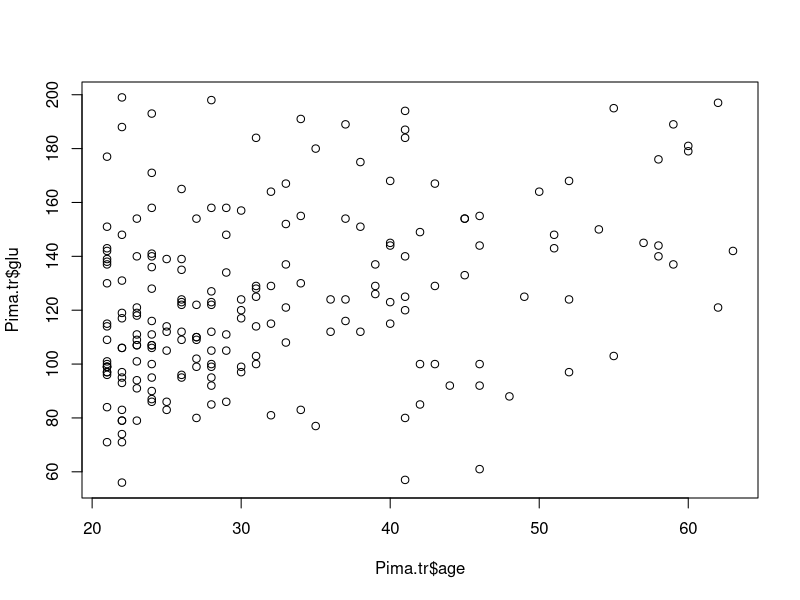
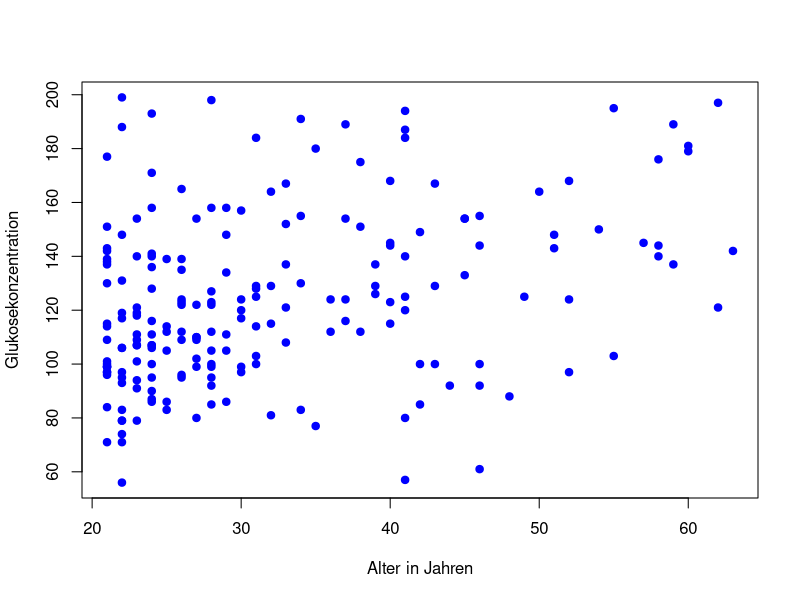
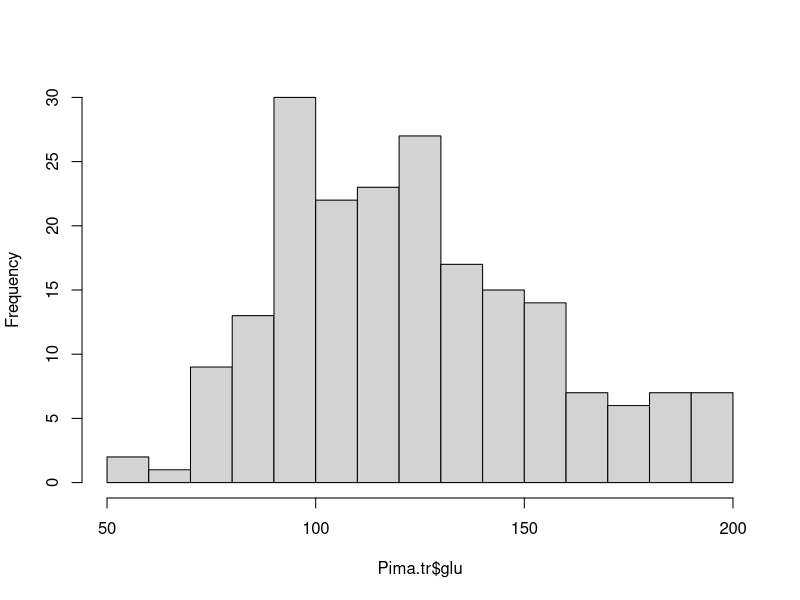
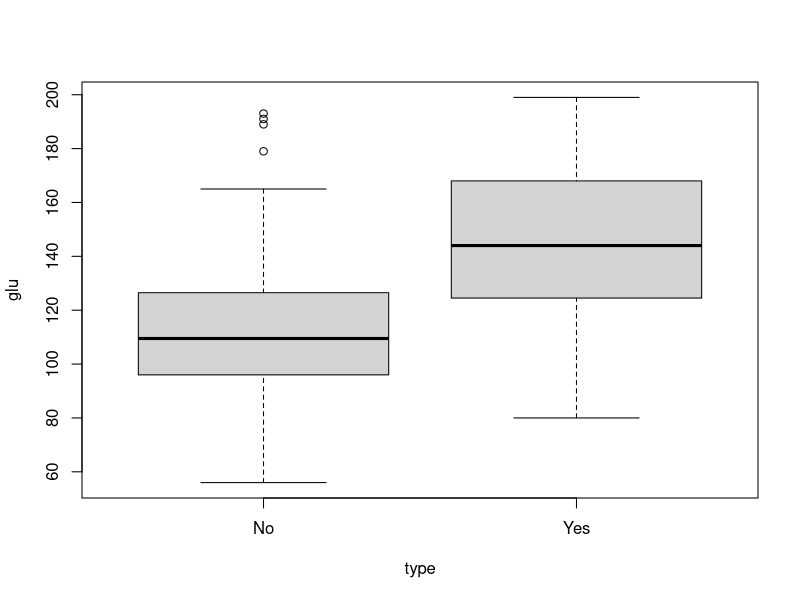
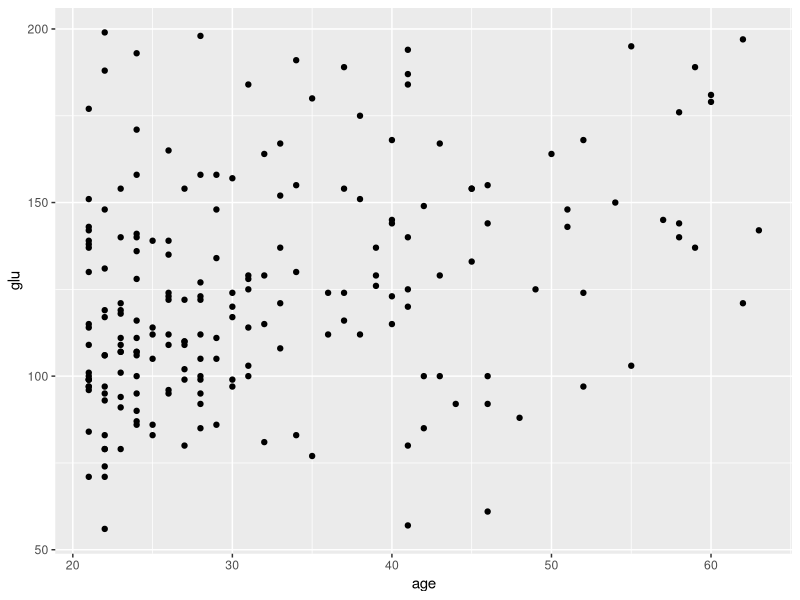
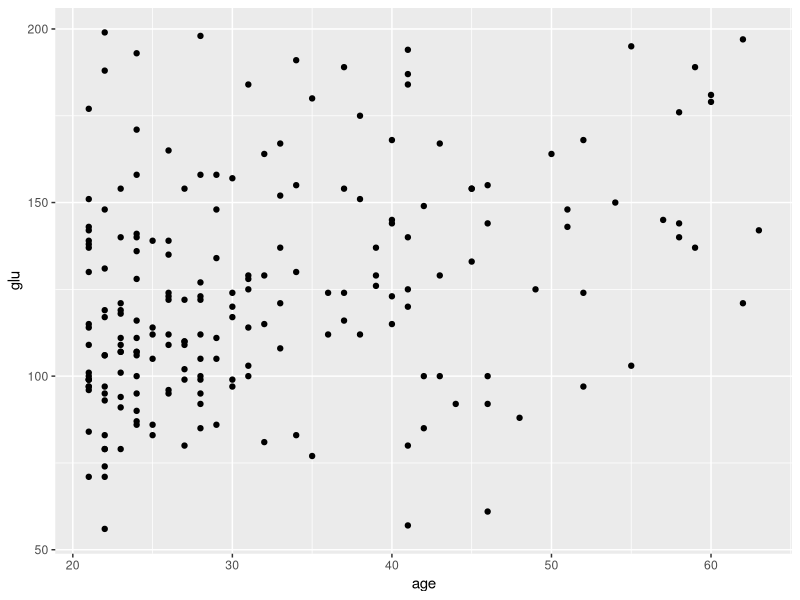
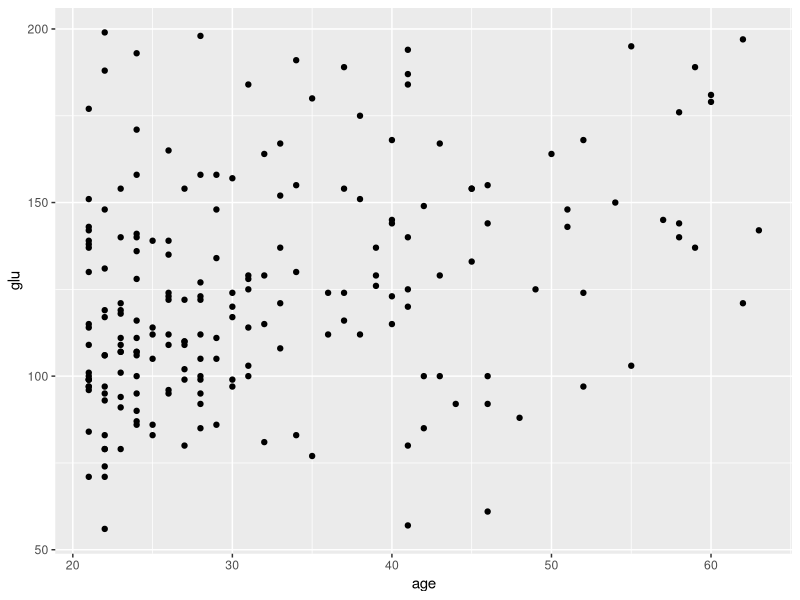
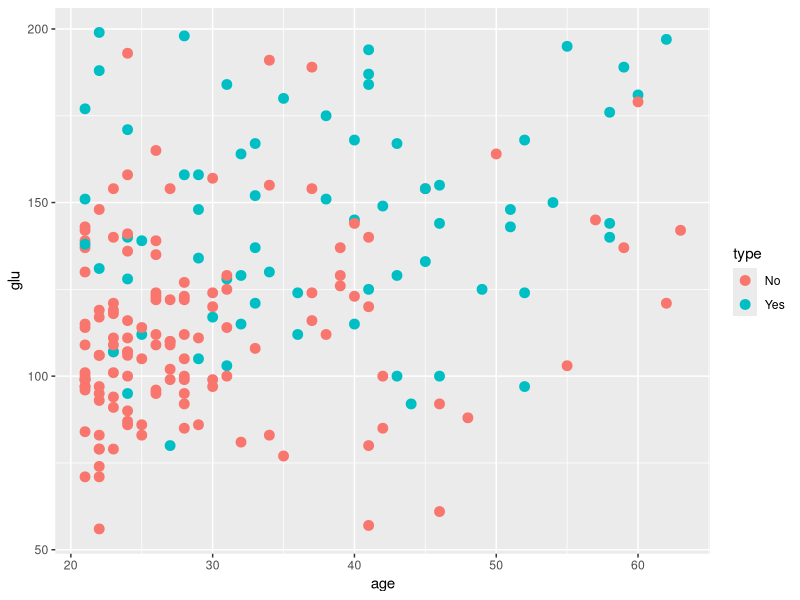

Write the R code that produced these figures, in order.
## ---- chunk 1
library(MASS)

data(Pima.tr)

head(Pima.tr)
## ---- chunk 2
str(Pima.tr)
## ---- chunk 3
plot(Pima.tr$age, Pima.tr$glu)
## ---- chunk 4
plot(
  Pima.tr$age,
  Pima.tr$glu,
  xlab = "Alter in Jahren",
  ylab = "Glukosekonzentration",
  pch = 19,
  col = "blue"
)
## ---- chunk 5
hist(Pima.tr$glu, breaks = 20, main = "")

boxplot(glu ~ type, data = Pima.tr)
## ---- chunk 6
library(ggplot2)
## ---- chunk 7
ggplot(Pima.tr, aes(x = age, y = glu)) +
  geom_point()
## ---- chunk 8
ggplot(data = Pima.tr, aes(x = age, y = glu)) +
  geom_point()
## ---- chunk 9
ggplot(Pima.tr, aes(x = age, y = glu)) +
  geom_point()
## ---- chunk 10
ggplot(Pima.tr, aes(x = age, y = glu, color = type)) +
  geom_point(size = 3)
## ---- chunk 11
ggplot(Pima.tr, aes(x = age, y = glu, color = type)) +
  geom_point()
## ---- chunk 12
ggplot(Pima.tr, aes(x = age, y = glu)) +
  geom_point(color = "blue")
